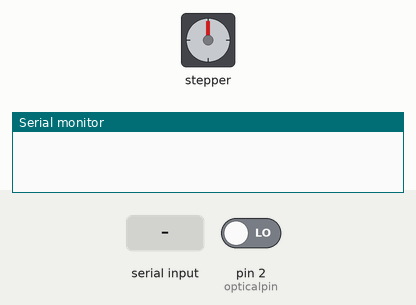
This sketch was run on a simulated Arduino Uno, built with avr-gcc and run on an emulated ATmega328P. On the bench: stepper motor, the last lines printed to the serial monitor. The inputs (shaded band) are chosen by the test bench; at power-on: pin 2 (opticalpin) LOW. Stepper angles assume 2048 steps per turn.

Above: at 1.3 s.
1.4 s: "1" received over Serial
At 2.85 s:
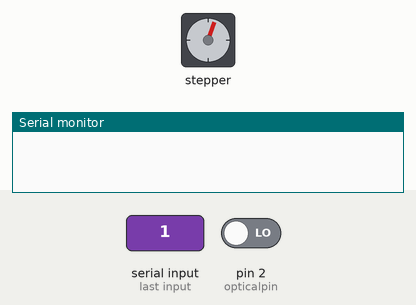
4.4 s: pin 2 (opticalpin) driven HIGH
At 4.4 s:
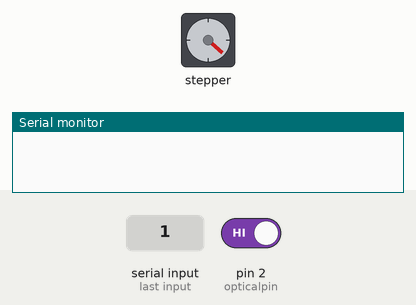
5.9 s: "2" received over Serial
At 7.35 s:
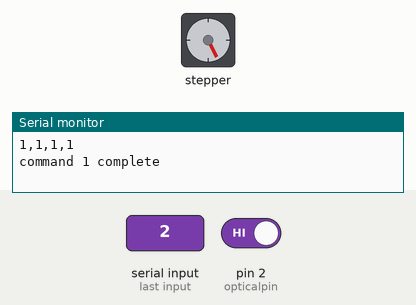
Timing chart, 0 to 17.9 s (numbered marks = the images above; inputs shaded):
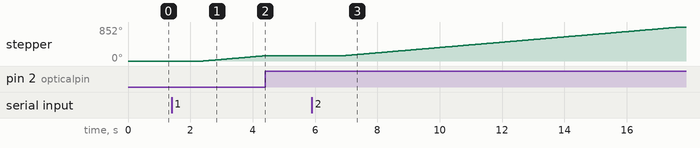

The sketch:

cs_control.ino
```cpp
/***********************
 * Name: new thermopile sensor compressive sensing
 * Author: Libo Wu, libo.wu@tamu.edu, libo.wu1992@gmail.com
 *
 */

#include <SoftwareSerial.h>
#include <Stepper.h>
#include <Adafruit_MLX90614.h>
#include <Wire.h>


//---( Number of steps per revolution of INTERNAL motor in 4-step mode )---
#define STEPS_PER_MOTOR_REVOLUTION 32
// Number of steps per revolution of OUTPUT SHAFT (= gear reduction; 2048 steps)
#define STEPS_PER_OUTPUT_REVOLUTION 32*64

// create an instance of the stepper class, specifying
// the number of steps of the motor and the pins it's
// attached to
//The pin connections need to be pins 8,9,10,11 connected
// to Motor Driver In1, In2, In3, In4
// Then the pins are entered here in the sequence 1-3-2-4 for proper sequencing
Stepper my_stepper(STEPS_PER_MOTOR_REVOLUTION, 8, 10,9, 11);

// attach softwareserial of BT
// SoftwareSerial BTserial(5,4); //set Bluetooth Rx=D5,Tx=D4

Adafruit_MLX90614 mlx = Adafruit_MLX90614();

int samples_per_move = 30;  //when using a new mask, the samples to collect
int opticalpin = 2;  //use pin 2 (D2) as external interrupt
int resetpin = 3;
int step2take[8]={253,254,254,254,256,256,256,100};
//int step2take[9]={227,227,227,227,227,228,230,226,100};  //steps to take to move one mask 40 degrees
                                                         // steps2take[8] is 100, is to avoid that last step will already goes over the init pos.
int initmoves=2048; // counter that uses when going to init position
int step4init=int(STEPS_PER_OUTPUT_REVOLUTION/initmoves); //in initalization, the tolarance of each steps to take is 2048/256=8
int incoming; // serial readin number, in ascii (0-127)
volatile bool motorflag;  //motorflag=true: stepper motor is running, false: is stopped


// setup
void setup(){
  Serial.begin(38400);
  //Serial.println("Connected to BT.");
  mlx.begin();
  pinMode(opticalpin, INPUT);
  digitalWrite(resetpin, HIGH);
  delay(100);
  pinMode(resetpin, OUTPUT);
}

//loop
void loop(){

  if (Serial.available()) {
    // read the incoming:
    incoming = Serial.read();
    //********************************//
    // Method 2: use external interrupt,
    //********************************//
    if(incoming==51){  //ascii(51)=3, reset the arduino
      digitalWrite(resetpin, LOW);
    }
    if(incoming==49){ //ascii(49)=1
      //BTserial.println(incoming);
      //BTserial.println("enter init");

      my_stepper.setSpeed(750);
      motorflag=true;
//      BTserial.print("motorflag is:"); BTserial.println(motorflag);

      noInterrupts ();  //disable INT
      attachInterrupt (0, StopStepper, RISING);   //attach INT0
      interrupts ();  //enable INT

      delay(1000);
      for (int i=0;i<2*initmoves;i++){
        if(motorflag){
          my_stepper.step(step4init);
        }
        else{
          Serial.println("1,1,1,1");    //1,1,1,1 indicate the doing to the initial point
          break;
        }
      } //loop over 2*initmoves. Use 2*initmoves to avoid the case that the endstop is blocked, but motorflag is still true.
      detachInterrupt(0);
      Serial.println("command 1 complete");
      return;
    } //end command 1

    if(incoming==50){ //ascii(50)=2
      //BTserial.println(incoming);
      my_stepper.setSpeed(750);
      for (int k=0;k<2;k++){ //record 4 rounds
        motorflag=true;
        noInterrupts ();  //disable INT
        attachInterrupt (0, StopStepper, RISING);   //attach INT0
        interrupts ();  //enable INT
        delay(1000);
        for (int i=0;i<2*initmoves;i++){
          if(motorflag){
            my_stepper.step(step4init);
          }
          else{
            Serial.println("2,2,2,2");  //1,1,1,1 indicate the doing to the initial point
            break;
          }
        } //loop over initmoves. Use 2*initmoves to avoid the case that the endstop is blocked, but motorflag is still true.
        detachInterrupt(0);
        //my_stepper.step(-2*step4init);  //compensate off set due to inertial of the stepper motor
        delay(2000);

        //start rotating and retriving data
        for (int i=0;i<8;i++){
          for (int j=0;j<samples_per_move;j++){
            Serial.print(k+1); Serial.print(",");Serial.print(i+1); Serial.print(",");Serial.print(mlx.readObjectTempC()); Serial.print(",");Serial.println(mlx.readAmbientTempC());
            delay(25);
          } //samples per move is 30, each will have a delay of 25ms, total 750ms+2000ms=2.75 seconds
          my_stepper.step(step2take[i]);
          delay(2000);
        } //end i loop, time=2.75*9=25 seconds,
      } //end k loop,  time is (25+1)*10=260 sec
      Serial.println("command 2 complete");
    }   //end command 2
  } //end serial.available
} //end loop


void findInitPos(){
  my_stepper.setSpeed(750);
  for (int i=0;i<initmoves;i++){
    if(digitalRead(opticalpin)==LOW){
      my_stepper.step(step4init);
    }
    else{
      Serial.println("command 2: arrive init");
      break;
    }
  }
  my_stepper.step(-2);  //compensate degree
  delay(1000);
  return;
}//run this function for every time all 9 masks are used. Similar idea of command1 except not using INT, but just polling opticalpin level.

void findInitPos_2(){
  motorflag=true;

  noInterrupts ();  //disable INT
  attachInterrupt (0, StopStepper, RISING);   //attach INT0
  interrupts ();  //enable INT

  delay(1000);
  for (int i=0;i<2*initmoves;i++){
    if(motorflag){
      my_stepper.step(step4init);
    }
    else{
      Serial.println("command 2: arrive init");
      break;
    }
  } //loop over initmoves. Use 2*initmoves to avoid the case that the endstop is blocked, but motorflag is still true.
  detachInterrupt(0);
  //my_stepper.step(-2*step4init);  //compensate off set due to inertial of the stepper motor
  delay(1000);
  return;
} //use INT0 to find init position instead of polling

void StopStepper(){
  motorflag=false;
} //ISR, when D2 has rising edge, set flag to false.
```

Measured:
- after the input at 1.4 s, stepper: keeps turning clockwise at about 67°/s, starting after 1.0 s
- after the input at 4.4 s, stepper: stops changing and stays 132°
- after the input at 5.9 s, stepper: keeps turning clockwise at about 66°/s, starting after 1.0 s
